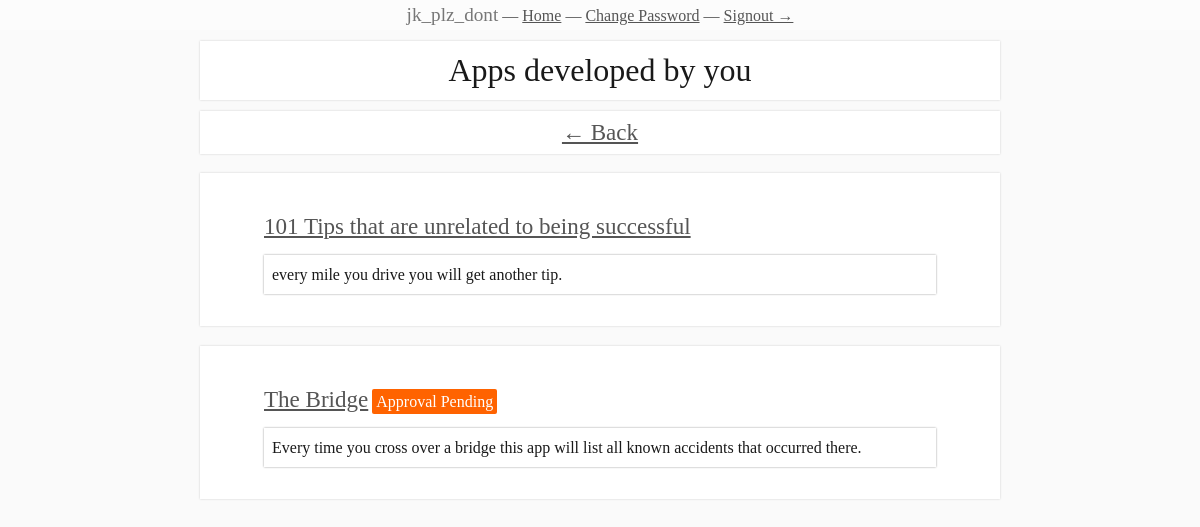
/dev/ (signed in), run on the app's committed database.
### app_server/models.py (models this page shows, shortened)
class User(db.Model):
    __tablename__ = "user"
    __searchable__ = ["id", "username", "email"]
    id = db.Column(db.Integer, primary_key=True)
    username = db.Column(db.String(255), unique=True, nullable=False)
    email = db.Column(db.String(255), unique=True, nullable=False)
    password_hash = db.Column(db.String(255), nullable=False)
    created = db.Column(db.DateTime, nullable=False)
    dev = db.Column(db.Boolean, nullable=False, default=False)
    admin = db.Column(db.Boolean, nullable=False, default=False)
    reset_hash = db.Column(db.String(64), nullable=False, default="")

class AppEntry(db.Model):
    __tablename__ = "app_entry"
    __searchable__ = ["id", "name", "description"]
    id = db.Column(db.Integer, primary_key=True)
    name = db.Column(db.String(50), nullable=False)
    description = db.Column(db.String(1000), nullable=False)
    created = db.Column(db.DateTime, nullable=False)
    updated = db.Column(db.DateTime, nullable=False)
    downloads = db.Column(db.Integer, nullable=False)
    icon_ext = db.Column(db.String(), nullable=False)
    approved = db.Column(db.Boolean, nullable=False)
    checksum = db.Column(db.String(64), nullable=True)
    dev_id = db.Column(db.Integer, db.ForeignKey("user.id"), nullable=False)

### app_server/dev.py (the view)
@bp.route("/")
@login_required
def dev_profile():
    apps = AppEntry.query.filter_by(dev_id=g.user.id)
    return render_template(
        "dev_app_list.html", apps=apps, username=g.user.username)

### app_server/auth.py (called while the page is built)
@bp.before_app_request
def load_logged_in_user():
    user_id = session.get("user_id")
    if user_id is None:
        g.user = None
    else:
        g.user = User.query.get(user_id)

def login_required(view):
    @functools.wraps(view)
    def wrapped_view(**kwargs):
        if g.user is None:
            return redirect(url_for("auth.login"))
        return view(**kwargs)
    return wrapped_view

### app_server/templates/dev_app_list.html
{% extends "layout_page.html" %}
{% block title %}
Apps developed by you
{% endblock %}
{% block nav %}
<a href="/" class="_rLink() Ff(Inconsolata) Td(u) C(grey-3) C(blue):h">← Back</a>
{% endblock %}
{% block body %}
	{% for app in apps %}
	<article class="Mt(s2) Px(s5) Py(s4) Bgc(white) Bxsh(0,0,s05,grey-7)">
		<div class="Py(s03)">
			<a class="_rLink() Fz(s3) Ff(Inconsolata) Td(u) C(grey-3) C(blue):h" href="app/{{ app.id }}">{{app.name}}</a>
			{% if not app.approved %}
			<span class="Maw(50%)@lg Mx(a) Ta(c) P(s04) C(white) Bgc(orange) Bdrus(s05)">
			Approval Pending
			</span>
			{% endif %}
		</div>
		<div class="Ff(Inconsolata) P(s03) Mt(s03) Lh(s3) Bxsh(0,0,s05,grey-5) Ellip() Ov(h)">
			{{ app.description }}
		</div>
	</article>
	{% endfor %}
{% endblock %}

### app_server/templates/layout_page.html (shortened to what this page needs)
{% extends "layout.html" %}
{% block content %}
<main class="Mx(a) Maw(50rem) W(100%) D(f) Fld(c) H(100%)">
	<div class="Fz(s4) Ta(c) P(s02) Mt(s02) Bgc(white) Bxsh(0,0,s05,grey-7)">
		{% block title %} {% endblock %}
	</div>
	<div class="Fz(s3) Ta(c) P(s03) Mt(s02) Bgc(white) Bxsh(0,0,s05,grey-7)">
		{% block nav %} {% endblock %}
	</div>
	{% block body %} {% endblock %}
</main>
{% endblock %}

### app_server/templates/layout.html (shortened to what this page needs)
<!DOCTYPE html>
<html class="H(100%) M(0) Bxz(bb)">
<head>
	<link rel="stylesheet" href="/resources/normalizer.min.css">
	<link rel="stylesheet" href="/resources/type.css">
	<link rel="stylesheet" href="/resources/style.css">
</head>
<body class="H(100%) My(0) | Bgc(grey-10) C(#191919) Ff(ClearSans) D(f) Fld(c)">
	{% if g.user %}
	<div class="C(grey-3) P(s04) Ta(c) Bgc(rgba(255,255,255,.4))" >
		<span class="Ff(Inconsolata) Fw(n) Fs(n) Fz(s2) C(grey-4)">{{ g.user.username }}</span> —
		<a class="_rLink() Fs(n) C(grey-3) C(blue):h Fw(n) Td(u):h Td(u)" href="/">Home</a>
		—
		<a class="_rLink() Fs(n) C(grey-3) C(blue):h Fw(n) Td(u):h Td(u)"
		href="/password/change">
		Change Password</a>
		—
		<a class="_rLink() Fs(n) C(grey-3) C(blue):h Fw(n) Td(u):h Td(u)" href="/logout">Signout →</a>
	</div>
	{% endif %}
	{% block content %} {% endblock %}
</body>
</html>

### app_server/resources/style.css (style rules this page uses)
._rLink\(\) { text-decoration: none;outline: 0; }
.Ellip\(\) { text-overflow: ellipsis; white-space: nowrap; overflow-wrap: break-word; word-wrap: break-word; -ms-word-break: break-all; word-break: break-word; -ms-hyphens: auto; -moz-hyphens: auto; -webkit-hyphens: auto; hyphens: auto; overflow: hidde; }
.Bdrus\(s05\) { border-radius: .125rem; }
.Bgc\(grey-10\) { background-color: rgb(250,250,250); }
.Bgc\(orange\) { background-color: rgb(255,99,0); }
.Bgc\(rgba\(255\,255\,255\,\.4\)\) { background-color: rgba(255,255,255,.4); }
.Bgc\(white\) { background-color: rgb(255,255,255); }
.Bxsh\(0\,0\,s05\,grey-5\) { box-shadow: 0 0 .125rem rgb(153,153,153); }
.Bxsh\(0\,0\,s05\,grey-7\) { box-shadow: 0 0 .125rem rgb(204,204,204); }
.Bxz\(bb\) { -moz-box-sizing: border-box; box-sizing: border-box; }
.C\(\#191919\) { color: #191919; }
.C\(grey-3\) { color: rgb(85,85,85); }
.C\(grey-4\) { color: rgb(119,119,119); }
.C\(white\) { color: rgb(255,255,255); }
.D\(f\) { display: -webkit-box; display: -ms-flexbox; display: -webkit-flex; display: flex; }
.Ff\(ClearSans\) { font-family: ClearSans; }
.Ff\(Inconsolata\) { font-family: Inconsolata; }
.Fld\(c\) { -webkit-flex-direction: column; -ms-flex-direction: column; flex-direction: column; }
.Fs\(n\) { font-style: normal; }
.Fw\(n\) { font-weight: normal; }
.Fz\(s2\) { font-size: 1.2rem; }
.Fz\(s3\) { font-size: 1.44rem; }
.Fz\(s4\) { font-size: 2rem; }
.H\(100\%\) { height: 100%; }
.Lh\(s3\) { line-height: 1.44rem; }
.M\(0\) { margin: 0; }
.Maw\(50rem\) { max-width: 50rem; }
.Mt\(s02\) { margin-top: .694rem; }
.Mt\(s03\) { margin-top: .5rem; }
.Mt\(s2\) { margin-top: 1.2rem; }
.Mx\(a\) { margin-left: auto; margin-right: auto; }
.My\(0\) { margin-top: 0; margin-bottom: 0; }
.Ov\(h\) { overflow: hidden; }
.P\(s02\) { padding: .694rem; }
.P\(s03\) { padding: .5rem; }
.P\(s04\) { padding: .25rem; }
.Px\(s5\) { padding-left: 4rem; padding-right: 4rem; }
.Py\(s03\) { padding-top: .5rem; padding-bottom: .5rem; }
.Py\(s4\) { padding-top: 2rem; padding-bottom: 2rem; }
.Ta\(c\) { text-align: center; }
.Td\(u\) { text-decoration: underline; }
.W\(100\%\) { width: 100%; }
@media all and (min-width: 64rem) { .Maw\(50\%\)\@lg { max-width: 50%; } }

### app_server/templates/layout.html (style rules this page uses)
*,*:before,*:after { -moz-box-sizing:inherit;box-sizing:inherit }

### data on the page
User: user.username "jk_plz_dont"
AppEntry: name "101 Tips that are unrelated to being successful", description "every mile you drive you will get another tip."
AppEntry: name "The Bridge", approved "Approval Pending", description "Every time you cross over a bridge this app will list all known accidents that occurred there."
